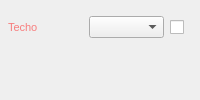
                 <widget class="QFrame" name="frTecho">
                  <property name="styleSheet">
                   <string notr="true">QFrame#frTecho {
    background-color: rgba(248,113,113,0.07);
    border: 1px solid rgba(248,113,113,0.28);
    border-left: 2px solid rgba(248,113,113,0.70);
    border-radius: 8px;
}</string>
                  </property>
                  <property name="frameShape">
                   <enum>QFrame::NoFrame</enum>
                  </property>
                  <layout class="QVBoxLayout" name="verticalLayout_11">
                   <property name="spacing">
                    <number>4</number>
                   </property>
                   <property name="leftMargin">
                    <number>8</number>
                   </property>
                   <property name="topMargin">
                    <number>6</number>
                   </property>
                   <property name="rightMargin">
                    <number>8</number>
                   </property>
                   <property name="bottomMargin">
                    <number>6</number>
                   </property>
                   <item>
                    <widget class="QFrame" name="techo">
                     <property name="frameShape">
                      <enum>QFrame::NoFrame</enum>
                     </property>
                     <layout class="QHBoxLayout" name="horizontalLayout_10">
                      <property name="spacing">
                       <number>6</number>
                      </property>
                      <property name="leftMargin">
                       <number>0</number>
                      </property>
                      <property name="topMargin">
                       <number>0</number>
                      </property>
                      <property name="rightMargin">
                       <number>0</number>
                      </property>
                      <property name="bottomMargin">
                       <number>0</number>
                      </property>
                      <item>
                       <widget class="QLabel" name="label_13">
                        <property name="minimumSize">
                         <size>
                          <width>66</width>
                          <height>0</height>
                         </size>
                        </property>
                        <property name="maximumSize">
                         <size>
                          <width>80</width>
                          <height>16777215</height>
                         </size>
                        </property>
                        <property name="styleSheet">
                         <string notr="true">color: rgba(248,113,113,0.90); font-size:11px;</string>
                        </property>
                        <property name="text">
                         <string>Techo</string>
                        </property>
                       </widget>
                      </item>
                      <item>
                       <widget class="QComboBox" name="cbTecho">
                        <property name="maximumSize">
                         <size>
                          <width>240</width>
                          <height>16777215</height>
                         </size>
                        </property>
                        <property name="toolTip">
                         <string>Material del techo</string>
                        </property>
                       </widget>
                      </item>
                      <item>
                       <widget class="QCheckBox" name="checkTecho">
                        <property name="maximumSize">
                         <size>
                          <width>22</width>
                          <height>22</height>
                         </size>
                        </property>
                        <property name="toolTip">
                         <string>Activar para agregar objetos adheridos al techo</string>
                        </property>
                        <property name="text">
                         <string/>
                        </property>
                        <property name="checkable">
                         <bool>true</bool>
                        </property>
                       </widget>
                      </item>
                     </layout>
                    </widget>
                   </item>
                   <item>
                    <widget class="QFrame" name="contObjTecho">
                     <property name="frameShape">
                      <enum>QFrame::NoFrame</enum>
                     </property>
                     <layout class="QVBoxLayout" name="verticalLayout_18">
                      <property name="spacing">
                       <number>3</number>
                      </property>
                      <property name="leftMargin">
                       <number>0</number>
                      </property>
                      <property name="topMargin">
                       <number>0</number>
                      </property>
                      <property name="rightMargin">
                       <number>0</number>
                      </property>
                      <property name="bottomMargin">
                       <number>0</number>
                      </property>
                      <item>
                       <widget class="QFrame" name="objetoTecho">
                        <property name="frameShape">
                         <enum>QFrame::NoFrame</enum>
                        </property>
                        <layout class="QHBoxLayout" name="horizontalLayout_18">
                         <property name="spacing">
                          <number>0</number>
                         </property>
                         <property name="leftMargin">
                          <number>0</number>
                         </property>
                         <property name="topMargin">
                          <number>0</number>
                         </property>
                         <property name="rightMargin">
                          <number>0</number>
                         </property>
                         <property name="bottomMargin">
                          <number>0</number>
                         </property>
                        </layout>
                       </widget>
                      </item>
                     </layout>
                    </widget>
                   </item>
                  </layout>
                 </widget>
